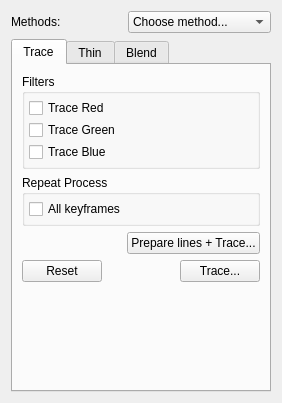
<?xml version="1.0" encoding="UTF-8"?>
<ui version="4.0">
 <class>BitmapColoringWidget</class>
 <widget class="QWidget" name="BitmapColoringWidget">
  <property name="geometry">
   <rect>
    <x>0</x>
    <y>0</y>
    <width>282</width>
    <height>403</height>
   </rect>
  </property>
  <property name="windowTitle">
   <string>Advanced Coloring</string>
  </property>
  <layout class="QVBoxLayout" name="verticalLayout_5">
   <item>
    <layout class="QHBoxLayout" name="horizontalLayout_3">
     <item>
      <widget class="QLabel" name="label">
       <property name="text">
        <string>Methods: </string>
       </property>
      </widget>
     </item>
     <item>
      <widget class="QComboBox" name="cbMethodSelector">
       <property name="toolTip">
        <string>Colorize on Same or Separate layer?</string>
       </property>
       <item>
        <property name="text">
         <string>Choose method...</string>
        </property>
       </item>
       <item>
        <property name="text">
         <string>On the Same Layer</string>
        </property>
       </item>
       <item>
        <property name="text">
         <string>On a Separate Layer</string>
        </property>
       </item>
      </widget>
     </item>
    </layout>
   </item>
   <item>
    <widget class="QTabWidget" name="tabWidget">
     <property name="toolTip">
      <string/>
     </property>
     <property name="currentIndex">
      <number>0</number>
     </property>
     <widget class="QWidget" name="tab1">
      <attribute name="title">
       <string>Trace</string>
      </attribute>
      <layout class="QVBoxLayout" name="verticalLayout_8">
       <item>
        <widget class="QGroupBox" name="gb2Trace">
         <property name="title">
          <string>Filters</string>
         </property>
         <layout class="QVBoxLayout" name="verticalLayout_2">
          <property name="spacing">
           <number>2</number>
          </property>
          <property name="leftMargin">
           <number>4</number>
          </property>
          <property name="topMargin">
           <number>4</number>
          </property>
          <property name="rightMargin">
           <number>4</number>
          </property>
          <property name="bottomMargin">
           <number>4</number>
          </property>
          <item>
           <layout class="QHBoxLayout" name="hlTraceRed">
            <item>
             <widget class="QCheckBox" name="cb2TraceRed">
              <property name="text">
               <string>Trace Red</string>
              </property>
             </widget>
            </item>
            <item>
             <spacer name="horizontalSpacer_3">
              <property name="orientation">
               <enum>Qt::Horizontal</enum>
              </property>
              <property name="sizeHint" stdset="0">
               <size>
                <width>40</width>
                <height>20</height>
               </size>
              </property>
             </spacer>
            </item>
            <item>
             <widget class="QLabel" name="lab2TraceRed">
              <property name="text">
               <string/>
              </property>
              <property name="pixmap">
               <pixmap resource="../data/app.qrc">:/icons/red.png</pixmap>
              </property>
             </widget>
            </item>
           </layout>
          </item>
          <item>
           <layout class="QHBoxLayout" name="hlTraceGreen">
            <item>
             <widget class="QCheckBox" name="cb2TraceGreen">
              <property name="text">
               <string>Trace Green</string>
              </property>
             </widget>
            </item>
            <item>
             <spacer name="horizontalSpacer_4">
              <property name="orientation">
               <enum>Qt::Horizontal</enum>
              </property>
              <property name="sizeHint" stdset="0">
               <size>
                <width>40</width>
                <height>20</height>
               </size>
              </property>
             </spacer>
            </item>
            <item>
             <widget class="QLabel" name="lab2TraceGreen">
              <property name="text">
               <string/>
              </property>
              <property name="pixmap">
               <pixmap resource="../data/app.qrc">:/icons/green.png</pixmap>
              </property>
             </widget>
            </item>
           </layout>
          </item>
          <item>
           <layout class="QHBoxLayout" name="hlTraceBlue">
            <item>
             <widget class="QCheckBox" name="cb2TraceBlue">
              <property name="text">
               <string>Trace Blue</string>
              </property>
             </widget>
            </item>
            <item>
             <spacer name="horizontalSpacer_5">
              <property name="orientation">
               <enum>Qt::Horizontal</enum>
              </property>
              <property name="sizeHint" stdset="0">
               <size>
                <width>40</width>
                <height>20</height>
               </size>
              </property>
             </spacer>
            </item>
            <item>
             <widget class="QLabel" name="lab2TraceBlue">
              <property name="text">
               <string/>
              </property>
              <property name="pixmap">
               <pixmap resource="../data/app.qrc">:/icons/blue.png</pixmap>
              </property>
             </widget>
            </item>
           </layout>
          </item>
         </layout>
        </widget>
       </item>
       <item>
        <widget class="QGroupBox" name="gb3Trace">
         <property name="title">
          <string>Repeat Process</string>
         </property>
         <layout class="QVBoxLayout" name="verticalLayout_3">
          <property name="spacing">
           <number>2</number>
          </property>
          <property name="leftMargin">
           <number>4</number>
          </property>
          <property name="topMargin">
           <number>4</number>
          </property>
          <property name="rightMargin">
           <number>4</number>
          </property>
          <property name="bottomMargin">
           <number>4</number>
          </property>
          <item>
           <widget class="QCheckBox" name="cb3TraceAllKeyframes">
            <property name="text">
             <string>All keyframes</string>
            </property>
           </widget>
          </item>
         </layout>
        </widget>
       </item>
       <item>
        <layout class="QHBoxLayout" name="horizontalLayout_2">
         <item>
          <spacer name="horizontalSpacer_2">
           <property name="orientation">
            <enum>Qt::Horizontal</enum>
           </property>
           <property name="sizeHint" stdset="0">
            <size>
             <width>40</width>
             <height>20</height>
            </size>
           </property>
          </spacer>
         </item>
         <item>
          <widget class="QPushButton" name="btnPrepareLines">
           <property name="toolTip">
            <string>&lt;html&gt;&lt;head/&gt;&lt;body&gt;&lt;p&gt;Color separation lines must be prepared for coloring.&lt;br/&gt;Color separation, made in Pencil2d, are not prepared.&lt;br/&gt;&lt;/p&gt;&lt;/body&gt;&lt;/html&gt;</string>
           </property>
           <property name="text">
            <string>Prepare lines + Trace...</string>
           </property>
          </widget>
         </item>
        </layout>
       </item>
       <item>
        <layout class="QHBoxLayout" name="horizontalLayout_4">
         <item>
          <widget class="QPushButton" name="btnResetTrace">
           <property name="text">
            <string>Reset</string>
           </property>
          </widget>
         </item>
         <item>
          <spacer name="horizontalSpacer_6">
           <property name="orientation">
            <enum>Qt::Horizontal</enum>
           </property>
           <property name="sizeHint" stdset="0">
            <size>
             <width>40</width>
             <height>20</height>
            </size>
           </property>
          </spacer>
         </item>
         <item>
          <widget class="QPushButton" name="btnApplyTrace">
           <property name="text">
            <string>Trace...</string>
           </property>
          </widget>
         </item>
        </layout>
       </item>
       <item>
        <spacer name="verticalSpacer">
         <property name="orientation">
          <enum>Qt::Vertical</enum>
         </property>
         <property name="sizeHint" stdset="0">
          <size>
           <width>20</width>
           <height>49</height>
          </size>
         </property>
        </spacer>
       </item>
      </layout>
     </widget>
     <widget class="QWidget" name="tab2">
      <attribute name="title">
       <string>Thin</string>
      </attribute>
      <layout class="QVBoxLayout" name="verticalLayout_4">
       <item>
        <widget class="QGroupBox" name="gbSpotAreas">
         <property name="title">
          <string>Fill small areas?</string>
         </property>
         <layout class="QVBoxLayout" name="verticalLayout">
          <property name="spacing">
           <number>2</number>
          </property>
          <property name="leftMargin">
           <number>4</number>
          </property>
          <property name="topMargin">
           <number>4</number>
          </property>
          <property name="rightMargin">
           <number>4</number>
          </property>
          <property name="bottomMargin">
           <number>4</number>
          </property>
          <item>
           <layout class="QGridLayout" name="gridLayout">
            <item row="0" column="2">
             <widget class="QSpinBox" name="sbSpotAreas">
              <property name="toolTip">
               <string>Size of area to fill (1-15)</string>
              </property>
              <property name="suffix">
               <string> px</string>
              </property>
              <property name="minimum">
               <number>1</number>
              </property>
              <property name="maximum">
               <number>15</number>
              </property>
              <property name="value">
               <number>6</number>
              </property>
             </widget>
            </item>
            <item row="0" column="3">
             <widget class="QPushButton" name="btnFillAreas">
              <property name="enabled">
               <bool>false</bool>
              </property>
              <property name="text">
               <string>Fill areas</string>
              </property>
             </widget>
            </item>
            <item row="0" column="0" colspan="2">
             <widget class="QCheckBox" name="cbSpotAreas">
              <property name="toolTip">
               <string>Fill small, unwanted areas in lines</string>
              </property>
              <property name="text">
               <string>Fill</string>
              </property>
             </widget>
            </item>
           </layout>
          </item>
         </layout>
        </widget>
       </item>
       <item>
        <layout class="QHBoxLayout" name="horizontalLayout">
         <item>
          <widget class="QLabel" name="labReminder">
           <property name="text">
            <string/>
           </property>
          </widget>
         </item>
         <item>
          <spacer name="horizontalSpacer">
           <property name="orientation">
            <enum>Qt::Horizontal</enum>
           </property>
           <property name="sizeHint" stdset="0">
            <size>
             <width>40</width>
             <height>20</height>
            </size>
           </property>
          </spacer>
         </item>
        </layout>
       </item>
       <item>
        <widget class="QGroupBox" name="gb2Thin">
         <property name="title">
          <string>Filters</string>
         </property>
         <layout class="QVBoxLayout" name="verticalLayout_6">
          <property name="spacing">
           <number>2</number>
          </property>
          <property name="leftMargin">
           <number>4</number>
          </property>
          <property name="topMargin">
           <number>4</number>
          </property>
          <property name="rightMargin">
           <number>4</number>
          </property>
          <property name="bottomMargin">
           <number>4</number>
          </property>
          <item>
           <layout class="QHBoxLayout" name="horizontalLayout_9">
            <item>
             <widget class="QCheckBox" name="cb2ThinRed">
              <property name="enabled">
               <bool>true</bool>
              </property>
              <property name="text">
               <string>Thin Red</string>
              </property>
             </widget>
            </item>
            <item>
             <spacer name="horizontalSpacer_8">
              <property name="orientation">
               <enum>Qt::Horizontal</enum>
              </property>
              <property name="sizeHint" stdset="0">
               <size>
                <width>40</width>
                <height>20</height>
               </size>
              </property>
             </spacer>
            </item>
            <item>
             <widget class="QLabel" name="lab2ThinRed">
              <property name="text">
               <string/>
              </property>
              <property name="pixmap">
               <pixmap resource="../data/app.qrc">:/icons/red.png</pixmap>
              </property>
             </widget>
            </item>
           </layout>
          </item>
          <item>
           <layout class="QHBoxLayout" name="horizontalLayout_10">
            <item>
             <widget class="QCheckBox" name="cb2ThinGreen">
              <property name="enabled">
               <bool>true</bool>
              </property>
              <property name="text">
               <string>Thin Green</string>
              </property>
             </widget>
            </item>
            <item>
             <spacer name="horizontalSpacer_9">
              <property name="orientation">
               <enum>Qt::Horizontal</enum>
              </property>
              <property name="sizeHint" stdset="0">
               <size>
                <width>40</width>
                <height>20</height>
               </size>
              </property>
             </spacer>
            </item>
            <item>
             <widget class="QLabel" name="lab2ThinGreen">
              <property name="text">
               <string/>
              </property>
              <property name="pixmap">
               <pixmap resource="../data/app.qrc">:/icons/green.png</pixmap>
              </property>
             </widget>
            </item>
           </layout>
          </item>
          <item>
           <layout class="QHBoxLayout" name="horizontalLayout_11">
            <item>
             <widget class="QCheckBox" name="cb2ThinBlue">
              <property name="enabled">
               <bool>true</bool>
              </property>
              <property name="text">
               <string>Thin Blue</string>
              </property>
             </widget>
            </item>
            <item>
             <spacer name="horizontalSpacer_10">
              <property name="orientation">
               <enum>Qt::Horizontal</enum>
              </property>
              <property name="sizeHint" stdset="0">
               <size>
                <width>40</width>
                <height>20</height>
               </size>
              </property>
             </spacer>
            </item>
            <item>
             <widget class="QLabel" name="lab2ThinBlue">
              <property name="text">
               <string/>
              </property>
              <property name="pixmap">
               <pixmap resource="../data/app.qrc">:/icons/blue.png</pixmap>
              </property>
             </widget>
            </item>
           </layout>
          </item>
         </layout>
        </widget>
       </item>
       <item>
        <widget class="QGroupBox" name="gb3Thin">
         <property name="title">
          <string>Repeat Process</string>
         </property>
         <layout class="QVBoxLayout" name="verticalLayout_7">
          <property name="spacing">
           <number>2</number>
          </property>
          <property name="leftMargin">
           <number>4</number>
          </property>
          <property name="topMargin">
           <number>4</number>
          </property>
          <property name="rightMargin">
           <number>4</number>
          </property>
          <property name="bottomMargin">
           <number>4</number>
          </property>
          <item>
           <widget class="QCheckBox" name="cbThinAllKeyframes">
            <property name="text">
             <string>All keyframes</string>
            </property>
           </widget>
          </item>
         </layout>
        </widget>
       </item>
       <item>
        <layout class="QHBoxLayout" name="horizontalLayout_5">
         <item>
          <spacer name="horizontalSpacer_16">
           <property name="orientation">
            <enum>Qt::Horizontal</enum>
           </property>
           <property name="sizeHint" stdset="0">
            <size>
             <width>40</width>
             <height>20</height>
            </size>
           </property>
          </spacer>
         </item>
         <item>
          <widget class="QPushButton" name="btnApplyThin">
           <property name="text">
            <string>Thin...</string>
           </property>
          </widget>
         </item>
        </layout>
       </item>
       <item>
        <spacer name="verticalSpacer_2">
         <property name="orientation">
          <enum>Qt::Vertical</enum>
         </property>
         <property name="sizeHint" stdset="0">
          <size>
           <width>20</width>
           <height>59</height>
          </size>
         </property>
        </spacer>
       </item>
      </layout>
     </widget>
     <widget class="QWidget" name="tab3">
      <attribute name="title">
       <string>Blend</string>
      </attribute>
      <layout class="QVBoxLayout" name="verticalLayout_12">
       <property name="spacing">
        <number>2</number>
       </property>
       <property name="leftMargin">
        <number>4</number>
       </property>
       <property name="topMargin">
        <number>4</number>
       </property>
       <property name="rightMargin">
        <number>4</number>
       </property>
       <property name="bottomMargin">
        <number>4</number>
       </property>
       <item>
        <widget class="QGroupBox" name="gb2Blend">
         <property name="title">
          <string>Filters</string>
         </property>
         <layout class="QVBoxLayout" name="verticalLayout_10">
          <property name="spacing">
           <number>2</number>
          </property>
          <property name="leftMargin">
           <number>4</number>
          </property>
          <property name="topMargin">
           <number>4</number>
          </property>
          <property name="rightMargin">
           <number>4</number>
          </property>
          <property name="bottomMargin">
           <number>4</number>
          </property>
          <item>
           <layout class="QHBoxLayout" name="horizontalLayout_14">
            <item>
             <widget class="QCheckBox" name="cb2BlendRed">
              <property name="enabled">
               <bool>true</bool>
              </property>
              <property name="text">
               <string>Blend Red</string>
              </property>
             </widget>
            </item>
            <item>
             <spacer name="horizontalSpacer_13">
              <property name="orientation">
               <enum>Qt::Horizontal</enum>
              </property>
              <property name="sizeHint" stdset="0">
               <size>
                <width>40</width>
                <height>20</height>
               </size>
              </property>
             </spacer>
            </item>
            <item>
             <widget class="QLabel" name="lab2BlendRed">
              <property name="text">
               <string/>
              </property>
              <property name="pixmap">
               <pixmap resource="../data/app.qrc">:/icons/red.png</pixmap>
              </property>
             </widget>
            </item>
           </layout>
          </item>
          <item>
           <layout class="QHBoxLayout" name="horizontalLayout_15">
            <item>
             <widget class="QCheckBox" name="cb2BlendGreen">
              <property name="enabled">
               <bool>true</bool>
              </property>
              <property name="text">
               <string>Blend Green</string>
              </property>
             </widget>
            </item>
            <item>
             <spacer name="horizontalSpacer_14">
              <property name="orientation">
               <enum>Qt::Horizontal</enum>
              </property>
              <property name="sizeHint" stdset="0">
               <size>
                <width>40</width>
                <height>20</height>
               </size>
              </property>
             </spacer>
            </item>
            <item>
             <widget class="QLabel" name="lab2BlendGreen">
              <property name="text">
               <string/>
              </property>
              <property name="pixmap">
               <pixmap resource="../data/app.qrc">:/icons/green.png</pixmap>
              </property>
             </widget>
            </item>
           </layout>
          </item>
          <item>
           <layout class="QHBoxLayout" name="horizontalLayout_16">
            <item>
             <widget class="QCheckBox" name="cb2BlendBlue">
              <property name="enabled">
               <bool>true</bool>
              </property>
              <property name="text">
               <string>Blend Blue</string>
              </property>
             </widget>
            </item>
            <item>
             <spacer name="horizontalSpacer_15">
              <property name="orientation">
               <enum>Qt::Horizontal</enum>
              </property>
              <property name="sizeHint" stdset="0">
               <size>
                <width>40</width>
                <height>20</height>
               </size>
              </property>
             </spacer>
            </item>
            <item>
             <widget class="QLabel" name="lab2BlendBlue">
              <property name="text">
               <string/>
              </property>
              <property name="pixmap">
               <pixmap resource="../data/app.qrc">:/icons/blue.png</pixmap>
              </property>
             </widget>
            </item>
           </layout>
          </item>
         </layout>
        </widget>
       </item>
       <item>
        <widget class="QGroupBox" name="gb3Blend">
         <property name="title">
          <string>Repeat Process</string>
         </property>
         <layout class="QVBoxLayout" name="verticalLayout_11">
          <property name="spacing">
           <number>2</number>
          </property>
          <property name="leftMargin">
           <number>4</number>
          </property>
          <property name="topMargin">
           <number>4</number>
          </property>
          <property name="rightMargin">
           <number>4</number>
          </property>
          <property name="bottomMargin">
           <number>4</number>
          </property>
          <item>
           <widget class="QCheckBox" name="cb3BlendAllKeyframes">
            <property name="text">
             <string>All keyframes</string>
            </property>
           </widget>
          </item>
         </layout>
        </widget>
       </item>
       <item>
        <layout class="QHBoxLayout" name="horizontalLayout_18">
         <item>
          <spacer name="horizontalSpacer_17">
           <property name="orientation">
            <enum>Qt::Horizontal</enum>
           </property>
           <property name="sizeHint" stdset="0">
            <size>
             <width>40</width>
             <height>20</height>
            </size>
           </property>
          </spacer>
         </item>
         <item>
          <widget class="QPushButton" name="btnApplyBlend">
           <property name="text">
            <string>Blend and Finish...</string>
           </property>
          </widget>
         </item>
        </layout>
       </item>
       <item>
        <spacer name="verticalSpacer_3">
         <property name="orientation">
          <enum>Qt::Vertical</enum>
         </property>
         <property name="sizeHint" stdset="0">
          <size>
           <width>20</width>
           <height>39</height>
          </size>
         </property>
        </spacer>
       </item>
      </layout>
     </widget>
    </widget>
   </item>
  </layout>
 </widget>
 <resources>
  <include location="../data/app.qrc"/>
 </resources>
 <connections/>
</ui>
